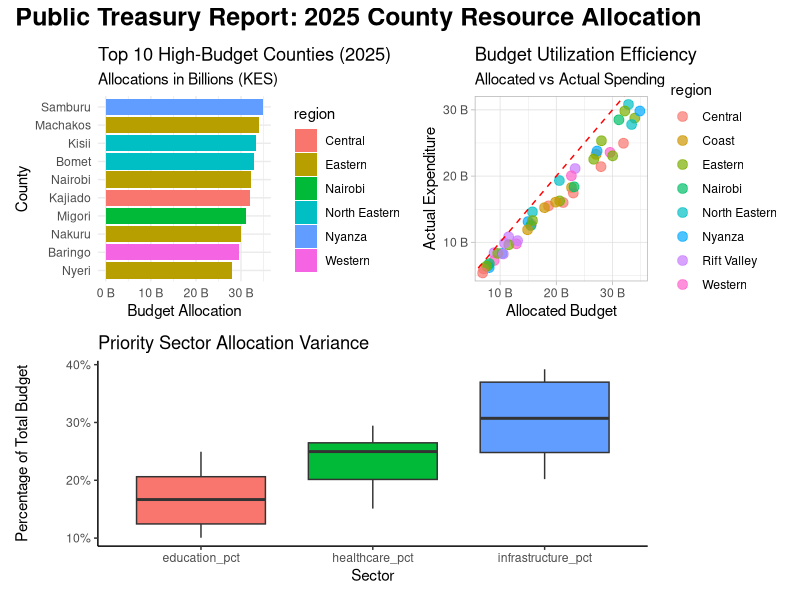

Write the R code that produced this figure.
# County Budget Visualization Suite 2025
# Purpose: Analyzing resource allocation across 47 counties
# Author: Data Analysis Team

library(tidyverse)
library(scales)
library(patchwork)

# 1. Data Simulation / Loading
# Generating synthetic treasury data representing 47 counties for the 2025 fiscal year
set.seed(2025)
counties <- c("Mombasa", "Kwale", "Kilifi", "Tana River", "Lamu", "Taita Taveta", 
              "Garissa", "Wajir", "Mandera", "Marsabit", "Isiolo", "Meru", 
              "Tharaka-Nithi", "Embu", "Kitui", "Machakos", "Makueni", "Nyandarua", 
              "Nyeri", "Kirinyaga", "Murang'a", "Kiambu", "Turkana", "West Pokot", 
              "Samburu", "Trans Nzoia", "Uasin Gishu", "Elgeyo-Marakwet", "Nandi", 
              "Baringo", "Laikipia", "Nakuru", "Narok", "Kajiado", "Kericho", 
              "Bomet", "Kakamega", "Vihiga", "Bungoma", "Busia", "Siaya", 
              "Kisumu", "Homa Bay", "Migori", "Kisii", "Nyamira", "Nairobi")

regions <- c("Coast", "North Eastern", "Eastern", "Central", "Rift Valley", "Western", "Nyanza", "Nairobi")

budget_data <- data.frame(
  county_name = counties,
  region = sample(regions, 47, replace = TRUE),
  total_allocation = runif(47, 5e9, 35e9),
  actual_expenditure = 0,
  healthcare_pct = runif(47, 0.15, 0.30),
  infrastructure_pct = runif(47, 0.20, 0.40),
  education_pct = runif(47, 0.10, 0.25)
) %>%
  mutate(actual_expenditure = total_allocation * runif(47, 0.75, 0.95))

# 2. Data Processing & Metrics
summary_stats <- budget_data %>%
  group_by(region) %>%
  summarise(
    avg_allocation = mean(total_allocation),
    total_region_budget = sum(total_allocation),
    efficiency_ratio = mean(actual_expenditure / total_allocation)
  ) %>% 
  arrange(desc(total_region_budget))

# 3. Visualization Suite

# Plot A: Top 10 Counties by Budget Allocation
p1 <- budget_data %>%
  slice_max(total_allocation, n = 10) %>%
  ggplot(aes(x = reorder(county_name, total_allocation), y = total_allocation, fill = region)) +
  geom_col(show.legend = TRUE) +
  coord_flip() +
  scale_y_continuous(labels = unit_format(unit = "B", scale = 1e-9)) +
  labs(
    title = "Top 10 High-Budget Counties (2025)",
    subtitle = "Allocations in Billions (KES)",
    x = "County",
    y = "Budget Allocation"
  ) +
  theme_minimal()

# Plot B: Budget vs Expenditure Correlation
p2 <- ggplot(budget_data, aes(x = total_allocation, y = actual_expenditure)) +
  geom_point(aes(color = region), size = 3, alpha = 0.7) +
  geom_abline(intercept = 0, slope = 1, linetype = "dashed", color = "red") +
  scale_x_continuous(labels = unit_format(unit = "B", scale = 1e-9)) +
  scale_y_continuous(labels = unit_format(unit = "B", scale = 1e-9)) +
  labs(
    title = "Budget Utilization Efficiency",
    subtitle = "Allocated vs Actual Spending",
    x = "Allocated Budget",
    y = "Actual Expenditure"
  ) +
  theme_light()

# Plot C: Sectoral Breakdown Distribution
p3 <- budget_data %>%
  pivot_longer(cols = ends_with("_pct"), names_to = "Sector", values_to = "Percentage") %>%
  ggplot(aes(x = Sector, y = Percentage, fill = Sector)) +
  geom_boxplot() +
  scale_y_continuous(labels = percent) +
  labs(
    title = "Priority Sector Allocation Variance",
    x = "Sector",
    y = "Percentage of Total Budget"
  ) +
  theme_classic() + 
  theme(legend.position = "none")

# 4. Export and Output
cat("--- County Budget Analysis 2025 Report ---\n")
cat("Total National Budget Allocated:", sum(budget_data$total_allocation) / 1e9, "Billion\n")
cat("Average Utilization Rate:", mean(budget_data$actual_expenditure / budget_data$total_allocation) * 100, "%\n")

# Combine plots and save
final_viz <- (p1 | p2) / p3 +
  plot_annotation(title = "Public Treasury Report: 2025 County Resource Allocation",
                  theme = theme(plot.title = element_text(size = 18, face = "bold")))

ggsave("budget_analysis_2025.png", final_viz, width = 14, height = 10)
message("Analysis complete. visualization saved to budget_analysis_2025.png")
